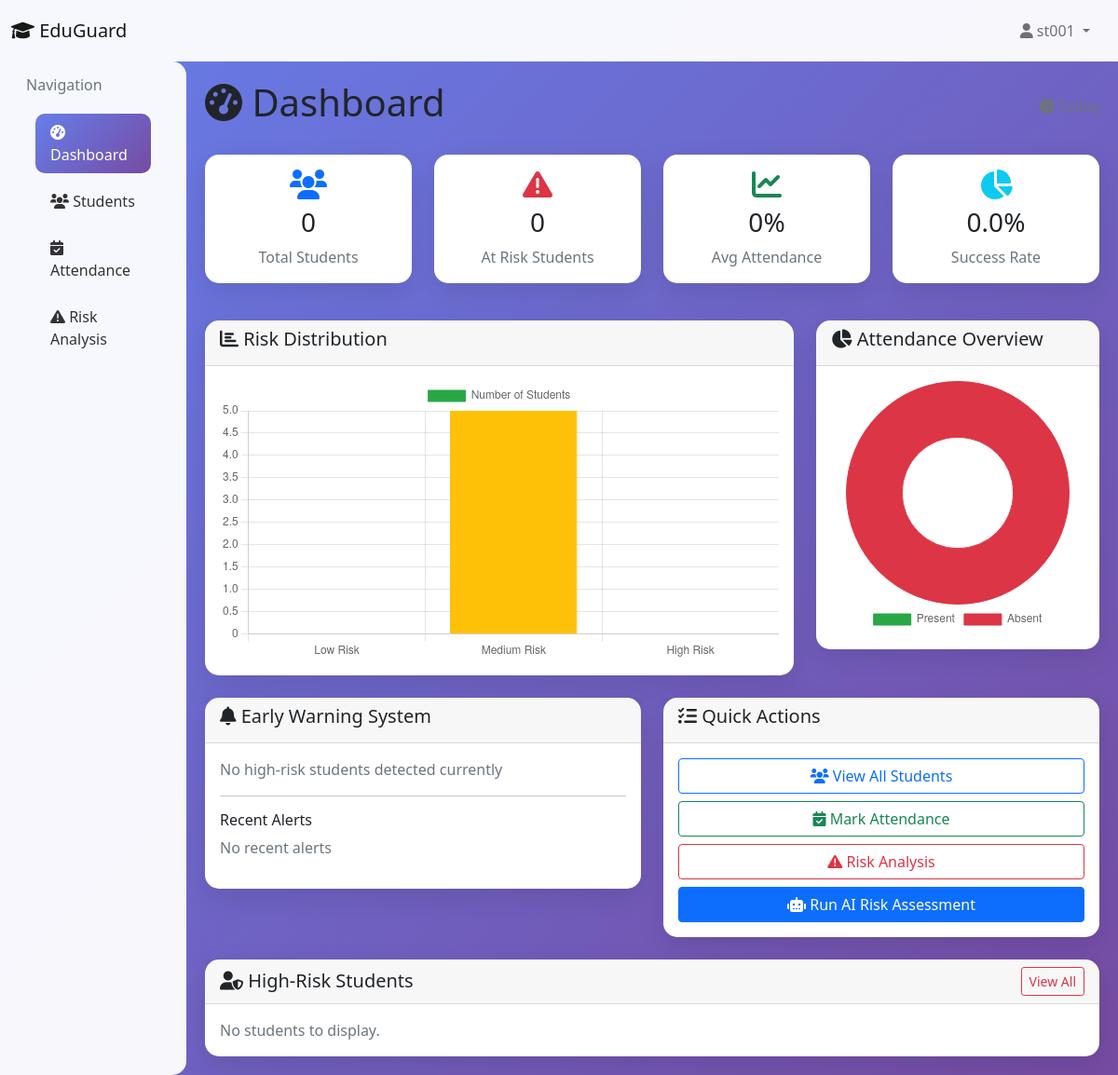
/dashboard (signed in), run on an earlier commit of the app's database.
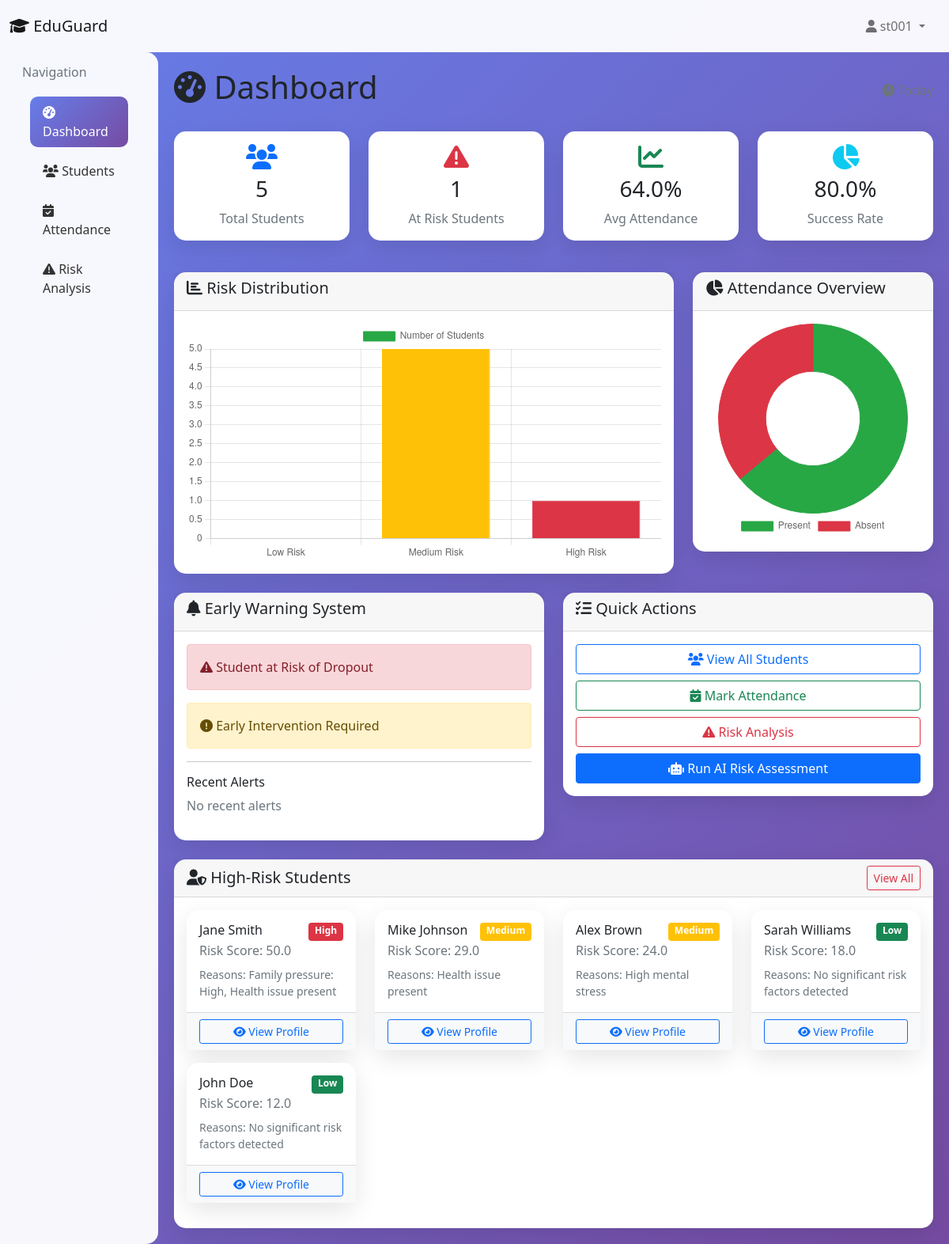
And on a later commit of the database.
### models.py (models this page shows, shortened)
class Student(db.Model):
    __tablename__ = 'students'
    id = db.Column(db.Integer, primary_key=True)
    user_id = db.Column(db.Integer, db.ForeignKey('users.id'))
    student_id = db.Column(db.String(20), unique=True, nullable=False)
    first_name = db.Column(db.String(50), nullable=False)
    last_name = db.Column(db.String(50), nullable=False)
    email = db.Column(db.String(120), nullable=False)
    department = db.Column(db.String(50))
    year = db.Column(db.Integer)
    semester = db.Column(db.Integer)
    gpa = db.Column(db.Float)
    enrollment_date = db.Column(db.Date)
    credits_completed = db.Column(db.Integer, default=0)
    parent_name = db.Column(db.String(100))
    parent_email = db.Column(db.String(120))
    parent_phone = db.Column(db.String(20))
    attendance_records = db.relationship('Attendance', backref='student', lazy=True)
    risk_profile = db.relationship('RiskProfile', backref='student', uselist=False, lazy=True)
    counselling_sessions = db.relationship('Counselling', backref='student', lazy=True)
    mentor_assignments = db.relationship('MentorAssignment', backref='student', lazy=True)

class RiskProfile(db.Model):
    __tablename__ = 'risk_profiles'
    id = db.Column(db.Integer, primary_key=True)
    student_id = db.Column(db.Integer, db.ForeignKey('students.id'), nullable=False)
    risk_score = db.Column(db.Float, default=0.0)
    risk_level = db.Column(db.String(20), default='Low')  # Low, Medium, High, Critical
    attendance_rate = db.Column(db.Float, default=0.0)
    academic_performance = db.Column(db.Float, default=0.0)
    risk_reasons = db.Column(db.Text)  # Comma-separated reasons for rule-based assessment
    financial_issues = db.Column(db.Boolean, default=False)
    family_problems = db.Column(db.Boolean, default=False)
    health_issues = db.Column(db.Boolean, default=False)
    social_isolation = db.Column(db.Boolean, default=False)
    mental_wellbeing_score = db.Column(db.Float, default=10.0) # 0-10 scale, 10 is best
    last_updated = db.Column(db.DateTime, default=datetime.utcnow)
    ml_prediction = db.Column(db.Float)
    ml_confidence = db.Column(db.Float)
    ml_features = db.Column(db.Text)

### routes.py (the view)
@main_bp.route('/dashboard')
@login_required
def dashboard():
    try:
        total_students = Student.query.count()
        risk_stats = {
            'low': Student.query.join(RiskProfile).filter(RiskProfile.risk_level == 'Low').count(),
            'medium': Student.query.join(RiskProfile).filter(RiskProfile.risk_level == 'Medium').count(),
            'high': Student.query.join(RiskProfile).filter(RiskProfile.risk_level == 'High').count(),
            'critical': Student.query.join(RiskProfile).filter(RiskProfile.risk_level == 'Critical').count()
        }
        high_risk_students = risk_stats['high'] + risk_stats['critical']
        risky_students = Student.query.join(RiskProfile).order_by(
            db.case(
                (RiskProfile.risk_level == 'Critical', 0),
                (RiskProfile.risk_level == 'High', 1),
                (RiskProfile.risk_level == 'Medium', 2),
                else_=3
            ),
            RiskProfile.risk_score.desc()
        ).limit(8).all()
        recent_attendance = Attendance.query.filter(
            Attendance.date >= date.today() - timedelta(days=30)
        ).all()
        if recent_attendance:
            attendance_rate = (len([a for a in recent_attendance if a.status == 'Present']) / len(recent_attendance)) * 100
        else:
            attendance_rate = 0
        recent_alerts = Alert.query.filter_by(status='Active').order_by(Alert.created_at.desc()).limit(5).all()
        return render_template('dashboard.html',
                             total_students=total_students,
                             at_risk_students=high_risk_students,
                             avg_attendance=round(attendance_rate, 1),
                             risk_stats=risk_stats,
                             recent_alerts=recent_alerts,
                             risky_students=risky_students)
    except Exception as e:
        flash(f'Dashboard error: {str(e)}', 'danger')
        return render_template('dashboard.html',
                             total_students=0,
                             at_risk_students=0,
                             avg_attendance=0,
                             risk_stats={'low': 0, 'medium': 0, 'high': 0, 'critical': 0},
                             recent_alerts=[])

### templates/dashboard.html (shortened to what the changed rows need)
{% extends "base.html" %}
{% block content %}
<div class="d-flex justify-content-between align-items-center mb-4">
    <h1><i class="fas fa-tachometer-alt"></i> Dashboard</h1>
</div>
<div class="row mb-4">
    <div class="col-md-3 mb-3">
        <div class="card text-center">
            <div class="card-body">
                <i class="fas fa-users fa-2x text-primary mb-2"></i>
                <h3 class="card-title">{{ total_students }}</h3>
                <p class="card-text text-muted">Total Students</p>
            </div>
        </div>
    </div>
    <div class="col-md-3 mb-3">
        <div class="card text-center">
            <div class="card-body">
                <i class="fas fa-exclamation-triangle fa-2x text-danger mb-2"></i>
                <h3 class="card-title">{{ at_risk_students }}</h3>
                <p class="card-text text-muted">At Risk Students</p>
            </div>
        </div>
    </div>
    <div class="col-md-3 mb-3">
        <div class="card text-center">
            <div class="card-body">
                <i class="fas fa-chart-line fa-2x text-success mb-2"></i>
                <h3 class="card-title">{{ avg_attendance }}%</h3>
                <p class="card-text text-muted">Avg Attendance</p>
            </div>
        </div>
    </div>
    <div class="col-md-3 mb-3">
        <div class="card text-center">
            <div class="card-body">
                <i class="fas fa-chart-pie fa-2x text-info mb-2"></i>
                <h3 class="card-title">{{ "%.1f"|format(((total_students - at_risk_students) / total_students * 100) if total_students > 0 else 0) }}%</h3>
                <p class="card-text text-muted">Success Rate</p>
            </div>
        </div>
    </div>
</div>
<div class="row mb-4">
    <div class="col-md-8">
        <div class="card">
            <div class="card-body">
                <canvas id="riskChart" width="400" height="200"></canvas>
            </div>
        </div>
    </div>
    <div class="col-md-4">
        <div class="card">
            <div class="card-body">
                <canvas id="attendanceChart" width="200" height="200"></canvas>
            </div>
        </div>
    </div>
</div>
<div class="row">
    <div class="col-md-6">
        <div class="card">
            <div class="card-body">
                {% if at_risk_students > 0 %}
                    <div class="alert alert-danger">
                        <i class="fas fa-exclamation-triangle"></i> Student at Risk of Dropout
                    </div>
                    <div class="alert alert-warning">
                        <i class="fas fa-exclamation-circle"></i> Early Intervention Required
                    </div>
                {% else %}
                    <p class="text-muted">No high-risk students detected currently</p>
                {% endif %}
                <hr>
                <h6 class="mb-2">Recent Alerts</h6>
                <div>
                    {% if recent_alerts %}
                        {% for alert in recent_alerts %}
                        <div class="alert alert-warning alert-sm mb-2">
                            <strong>{{ alert.title }}</strong><br>
                            <small>{{ alert.description }}</small><br>
                            <small class="text-muted">{{ alert.created_at.strftime('%Y-%m-%d %H:%M') }}</small>
                        </div>
                        {% endfor %}
                    {% else %}
                        <p class="text-muted">No recent alerts</p>
                    {% endif %}
                </div>
            </div>
        </div>
    </div>
</div>
<div class="card mt-4">
    <div class="card-body">
        <div class="row">
            {% for s in risky_students %}
            <div class="col-md-3 mb-3">
                <div class="card h-100 {% if s.risk_profile.risk_level in ['High','Critical'] %}border-danger{% elif s.risk_profile.risk_level == 'Medium' %}border-warning{% else %}border-success{% endif %}">
                    <div class="card-body">
                        <div class="d-flex justify-content-between">
                            <h6 class="mb-1">{{ s.first_name }} {{ s.last_name }}</h6>
                            {% if s.risk_profile.risk_level == 'Critical' %}
                                <span class="badge bg-danger">Critical</span>
                            {% elif s.risk_profile.risk_level == 'High' %}
                                <span class="badge bg-danger">High</span>
                            {% elif s.risk_profile.risk_level == 'Medium' %}
                                <span class="badge bg-warning">Medium</span>
                            {% else %}
                                <span class="badge bg-success">Low</span>
                            {% endif %}
                        </div>
                        <p class="text-muted mb-2">Risk Score: {{ "%.1f"|format(s.risk_profile.risk_score or 0) }}</p>
                        <small class="text-muted d-block">Reasons: {{ s.risk_profile.risk_reasons or '—' }}</small>
                    </div>
                    <div class="card-footer bg-light">
                        <div class="d-grid gap-2">
                            <a class="btn btn-sm btn-outline-primary" href="{{ url_for('main.student_detail', student_id=s.id) }}">
                                <i class="fas fa-eye"></i> View Profile
                            </a>
                        </div>
                    </div>
                </div>
            </div>
            {% else %}
                <div class="col-12">
                    <p class="text-muted mb-0">No students to display.</p>
                </div>
            {% endfor %}
        </div>
    </div>
</div>
<script>
// Get data from template
const totalStudents = {{ total_students }};
const atRiskStudents = {{ at_risk_students }};
const avgAttendance = {{ avg_attendance }};
// Risk Distribution Chart
const riskCtx = document.getElementById('riskChart').getContext('2d');
const lowRiskCount = Math.max(0, totalStudents - atRiskStudents - 5);
new Chart(riskCtx, {
    type: 'bar',
    data: {
        labels: ['Low Risk', 'Medium Risk', 'High Risk'],
        datasets: [{
            label: 'Number of Students',
            data: [lowRiskCount, 5, atRiskStudents],
            backgroundColor: ['#28a745', '#ffc107', '#dc3545'],
            borderColor: ['#28a745', '#ffc107', '#dc3545'],
            borderWidth: 1
        }]
    },
    options: {
        responsive: true,
        scales: {
            y: {
                beginAtZero: true
            }
        }
    }
});
// Attendance Overview Chart
const attendanceCtx = document.getElementById('attendanceChart').getContext('2d');
const absentCount = Math.max(0, 100 - avgAttendance);
new Chart(attendanceCtx, {
    type: 'doughnut',
    data: {
        labels: ['Present', 'Absent'],
        datasets: [{
            data: [avgAttendance, absentCount],
            backgroundColor: ['#28a745', '#dc3545'],
            borderColor: ['#28a745', '#dc3545'],
            borderWidth: 1
        }]
    },
    options: {
        responsive: true,
        plugins: {
            legend: {
                position: 'bottom'
            }
        }
    }
});
document.getElementById('runAiAssessment')?.addEventListener('click', async () => {
    try {
        const btn = document.getElementById('runAiAssessment');
        btn.disabled = true;
        btn.innerHTML = '<i class="fas fa-spinner fa-spin"></i> Running...';
        const res = await fetch('{{ url_for("main.auto_update_risk_all") }}');
        const data = await res.json();
        btn.disabled = false;
        btn.innerHTML = '<i class="fas fa-robot"></i> Run AI Risk Assessment';
        if (data.success) {
            alert(`Updated: ${data.summary.updated}\nHigh: ${data.summary.high}\nCritical: ${data.summary.critical}`);
            window.location.reload();
        } else {
            alert('Error: ' + data.error);
        }
    } catch (e) {
        alert('Unexpected error');
    }
});
</script>
{% endblock %}

What changed in the data, as far as the page shows it:
now on this page (row unchanged): Student: first_name "Jane", last_name "Smith", shows "High", risk_profile "Family pressure: High, Health issue present"
now on this page (row edited): RiskProfile: risk_profile "50.0"
now on this page (row unchanged): Student: first_name "Mike", last_name "Johnson", shows "Medium", risk_profile "Health issue present"
now on this page (row edited): RiskProfile: risk_profile "29.0"
now on this page (row unchanged): Student: first_name "Alex", last_name "Brown", shows "Medium", risk_profile "High mental stress"
now on this page (row edited): RiskProfile: risk_profile "24.0"
now on this page (row unchanged): Student: first_name "Sarah", last_name "Williams", shows "Low", risk_profile "No significant risk factors detected"
now on this page (row edited): RiskProfile: risk_profile "18.0"
now on this page (row unchanged): Student: first_name "John", last_name "Doe", shows "Low", risk_profile "No significant risk factors detected"
now on this page (row edited): RiskProfile: risk_profile "12.0"
Also different on the page:
{{ total_students }}: "0" → "5"
{{ at_risk_students }}: "0" → "1"
{{ avg_attendance }}: "0" → "64.0"
chart data {{ total_students }}: 0 → 5
chart data {{ at_risk_students }}: 0 → 1
chart data {{ avg_attendance }}: 0 → 64.0
text no longer shown: "0.0 No high-risk students detected currently No students to display."
text now shown: "80.0 Student at Risk of Dropout Early Intervention Required"
